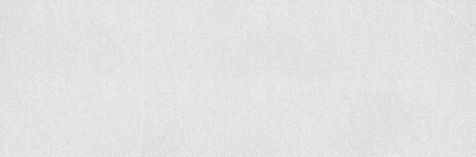
#> input picture _tools/_garbage/Banditi.webp, 476 x 157 px
$ python process_banner.py ../_garbage/Banditi.webp ../_garbage/Endriaghe.webp
#> lines starting #> are read from the running program, lines starting #| are printed output that depends on the picture
import sys
import os
from PIL import Image

def process_banner(src_path, dest_path):
#> called with src_path = '../_garbage/Banditi.webp', dest_path = '../_garbage/Endriaghe.webp'
    if not os.path.exists(src_path):
        print(f"Error: Source file {src_path} not found.")
        sys.exit(1)

    os.makedirs(os.path.dirname(dest_path), exist_ok=True)

    try:
        with Image.open(src_path) as img:
#> img is the input picture: PIL image 476x157 RGB; min 211, max 239, mean 226.8
            w, h = img.size
#> w = 476; h = 157
            target_w = 900
            target_h = 250

            img_ratio = w / h
#> img_ratio = 3.03
            target_ratio = target_w / target_h

            if img_ratio > target_ratio:
                # Image is wider than target aspect ratio -> crop width
                new_w = int(h * target_ratio)
                offset = (w - new_w) // 2
                img = img.crop((offset, 0, offset + new_w, h))
            elif img_ratio < target_ratio:
                # Image is taller than target aspect ratio -> crop height
                new_h = int(w / target_ratio)
#> new_h = 132
                offset = (h - new_h) // 2
#> offset = 12
                img = img.crop((0, offset, w, offset + new_h))
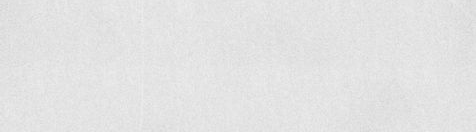
#> img: PIL image 476x132 RGB; min 211, max 239, mean 226.9

            img = img.resize((target_w, target_h), Image.Resampling.LANCZOS)
#> img: PIL image 900x250 RGB
            img.save(dest_path, "WEBP", quality=85)
            print(f"Successfully processed {src_path} -> {dest_path}")
    except Exception as e:
        print(f"Error processing image: {e}")
        sys.exit(1)

if __name__ == "__main__":
    if len(sys.argv) < 3:
        print("Usage: python process_banner.py <src_path> <dest_path>")
        sys.exit(1)
    process_banner(sys.argv[1], sys.argv[2])
